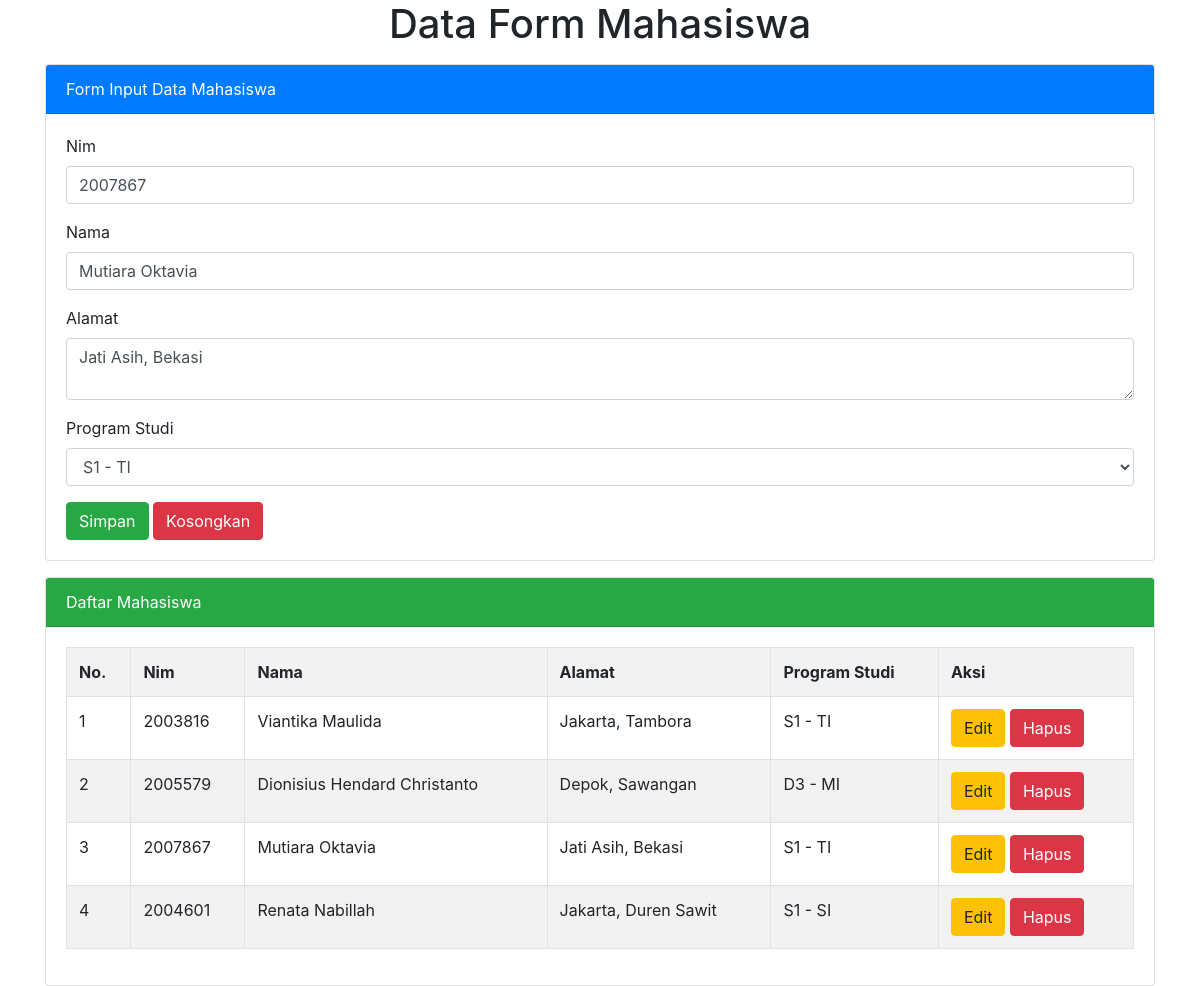
Page /CRUD/index.php?hal=edit&id=2 on the committed database.
### tables this page shows
CREATE TABLE IF NOT EXISTS `tmhs` (
`id_mhs` int(11) NOT NULL,
  `nim` varchar(9) NOT NULL,
  `nama` varchar(100) NOT NULL,
  `alamat` varchar(128) NOT NULL,
  `prodi` varchar(50) NOT NULL
);

### CRUD/index.php (the view, shortened to what this page needs)
<?php
	$server = "localhost";
	$user = "root";
	$pass = "";
	$database = "dblatihan";
	$koneksi = mysqli_connect($server, $user, $pass, $database)or die(mysqli_error($koneksi));
	if(isset($_GET['hal']))
	{
		if($_GET['hal'] == "edit")
		{
			$tampil = mysqli_query($koneksi, "SELECT * FROM tmhs WHERE id_mhs = '$_GET[id]' ");
			$data = mysqli_fetch_array($tampil);
			if($data)
			{
				$vnim = $data['nim'];
				$vnama = $data['nama'];
				$valamat = $data['alamat'];
				$vprodi = $data['prodi'];
			}
		}
	}
?>
<!DOCTYPE html>
<html>
<head>
	<link rel="stylesheet" type="text/css" href="css/bootstrap.min.css">
</head>
<body>
<div class="container">
	<h1 class="text-center">Data Form Mahasiswa</h1>
	<div class="card mt-3">
	  <div class="card-header bg-primary text-white">
	    Form Input Data Mahasiswa
	  </div>
	  <div class="card-body">
	    <form method="post" action="">
	    	<div class="form-group">
	    		<label>Nim</label>
	    		<input type="text" name="tnim" value="<?=@$vnim?>" class="form-control" placeholder="" required>
	    	</div>
	    	<div class="form-group">
	    		<label>Nama</label>
	    		<input type="text" name="tnama" value="<?=@$vnama?>" class="form-control" placeholder="" required>
	    	</div>
	    	<div class="form-group">
	    		<label>Alamat</label>
	    		<textarea class="form-control" name="talamat"  placeholder=""><?=@$valamat?></textarea>
	    	</div>
	    	<div class="form-group">
	    		<label>Program Studi</label>
	    		<select class="form-control" name="tprodi">
	    			<option value="<?=@$vprodi?>"><?=@$vprodi?></option>
	    		</select>
	    	</div>
	    	<button type="submit" class="btn btn-success" name="bsimpan">Simpan</button>
	    	<button type="reset" class="btn btn-danger" name="breset">Kosongkan</button>
	    </form>
	  </div>
	</div>
	<div class="card mt-3">
	  <div class="card-header bg-success text-white">
	    Daftar Mahasiswa
	  </div>
	  <div class="card-body">
	    <table class="table table-bordered table-striped">
	    	<tr>
	    		<th>No.</th>
	    		<th>Nim</th>
	    		<th>Nama</th>
	    		<th>Alamat</th>
	    		<th>Program Studi</th>
	    		<th>Aksi</th>
	    	</tr>
	    	<?php
	    		$no = 1;
	    		$tampil = mysqli_query($koneksi, "SELECT * from tmhs order by id_mhs desc");
	    		while($data = mysqli_fetch_array($tampil)) :
	    	?>
	    	<tr>
	    		<td><?=$no++;?></td>
	    		<td><?=$data['nim']?></td>
	    		<td><?=$data['nama']?></td>
	    		<td><?=$data['alamat']?></td>
	    		<td><?=$data['prodi']?></td>
	    		<td>
	    			<a href="index.php?hal=edit&id=<?=$data['id_mhs']?>" class="btn btn-warning"> Edit </a>
	    			<a href="index.php?hal=hapus&id=<?=$data['id_mhs']?>"
	    			   onclick="return confirm('Apakah yakin ingin menghapus data ini?')" class="btn btn-danger"> Hapus </a>
	    		</td>
	    	</tr>
	    <?php endwhile; ?>
	    </table>
	  </div>
	</div>
</div>
</body>
</html>

### rows in the picture
tmhs: tnim "2007867", tnama "Mutiara Oktavia", talamat "Jati Asih, Bekasi", tprodi "S1 - TI", nim "2007867", nama "Mutiara Oktavia", alamat "Jati Asih, Bekasi", prodi "S1 - TI"
tmhs: nim "2003816", nama "Viantika Maulida", alamat "Jakarta, Tambora", prodi "S1 - TI"
tmhs: nim "2005579", nama "Dionisius Hendard Christanto", alamat "Depok, Sawangan", prodi "D3 - MI"
tmhs: nim "2004601", nama "Renata Nabillah", alamat "Jakarta, Duren Sawit", prodi "S1 - SI"
